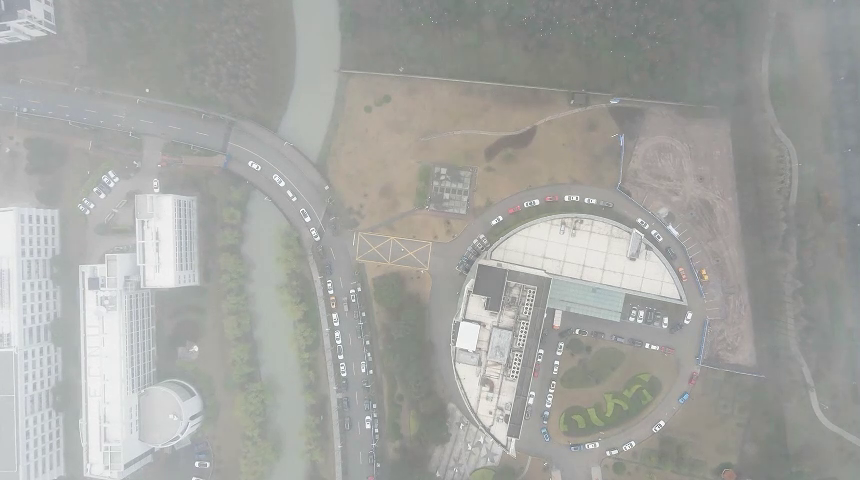
#> input picture frame 43 of haze-videos/1.mp4, 860 x 480 px
$ python dehaze_video.py
#> lines starting #> are read from the running program, lines starting #| are printed output that depends on the picture; after the words box and inside, x2 and y2 are one past the last pixel; in counts of white or black regions, pixels touching at a corner belong together
#> further down, frame is the input picture: shape (480, 860, 3); mean B, G, R 162.2, 165.6, 164.8
import cv2
import math
import numpy as np
import sys

def apply_mask(matrix, mask, fill_value):
    #print("MATRIX=", matrix)
    #print("mask=\n" ,mask)
    #print("fill value=\n", fill_value)

    masked = np.ma.array(matrix, mask=mask, fill_value=fill_value)
    print('MASKED=',masked)
    return masked.filled()

def apply_threshold(matrix, low_value=255, high_value=255):
    low_mask = matrix < low_value
    print("low mask=",low_mask)

    matrix = apply_mask(matrix, low_mask, low_value)
    print('Low MASK->',low_mask,'\nMatrix->',matrix)

    high_mask = matrix > high_value
    matrix = apply_mask(matrix, high_mask, high_value)

    return matrix

def simplest_cb(img, percent):
#> called with percent = 1
    assert img.shape[2] == 3
    assert percent > 0 and percent < 100
    print("shape of image = ", img.shape[2])
#| shape of image =  3

    half_percent = percent / 200.0
    print('HALF PERCENT->',half_percent)

    channels = cv2.split(img)
    print('Channels->\n',channels)
#> (printed output is left out)
    print('Shape->',channels[0].shape)
#| Shape-> (480, 860)
    print('Shape of channels->',len(channels[2]))
#| Shape of channels-> 480

    out_channels = []
    for channel in channels:
        assert len(channel.shape) == 2

	# find the low and high precentile values (based on the input percentile)
        height, width = channel.shape
        vec_size = width * height
        flat = channel.reshape(vec_size)
        print('vec=',vec_size,'\nFlat=',flat)
        assert len(flat.shape) == 1

        flat = np.sort(flat)

        n_cols = flat.shape[0]
        print("Number of columns = ", n_cols)

        low_val  = flat[math.floor(n_cols * half_percent)]
        high_val = flat[math.ceil( n_cols * (1.0 - half_percent))]

        print("Lowval: ", low_val)
        print("Highval: ", high_val)
        print(flat[60])
        print(flat[11940])


        # saturate below the low percentile and above the high percentile
        thresholded = apply_threshold(channel, low_val, high_val)
        # scale the channel
        normalized = cv2.normalize(thresholded, thresholded.copy(), 0, 255, cv2.NORM_MINMAX)
        out_channels.append(normalized)
#> this loop made 3 passes
#> (low_val, high_val) on passes 1 to 3: (122, 240), (126, 239), (120, 239)
#> (printed output is left out)
#> pass 1, in apply_threshold, `low_mask = matrix < low_value`:
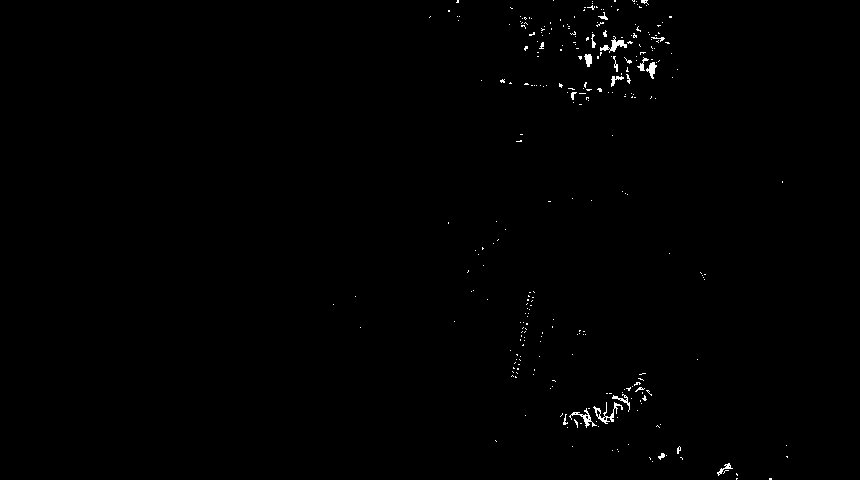
#> low_mask: shape (480, 860) bool; 0.47% white in thin lines or dots, all inside (x1, y1, x2, y2) = (333, 0, 788, 480)
#> pass 1, in apply_mask, `masked = np.ma.array(matrix, mask=mask, fill_value=fill_value)`:
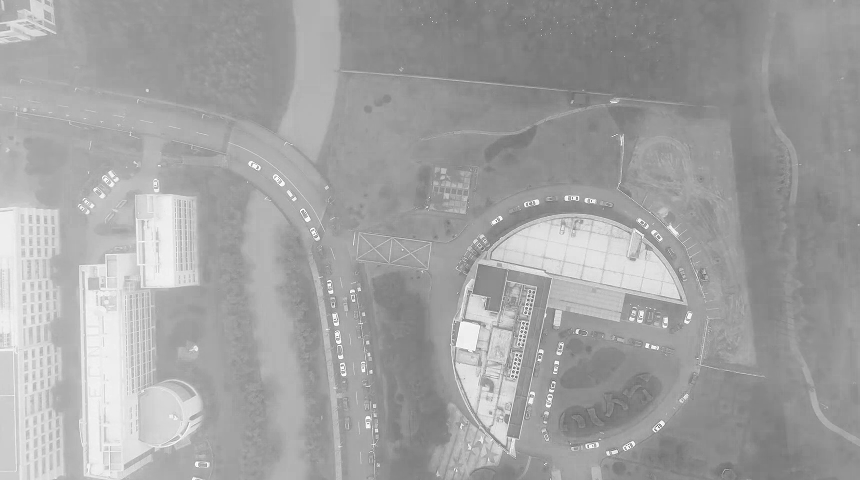
#> masked: shape (480, 860); min 93, max 255, mean 162.2
#> pass 1, in apply_threshold, `high_mask = matrix > high_value`:
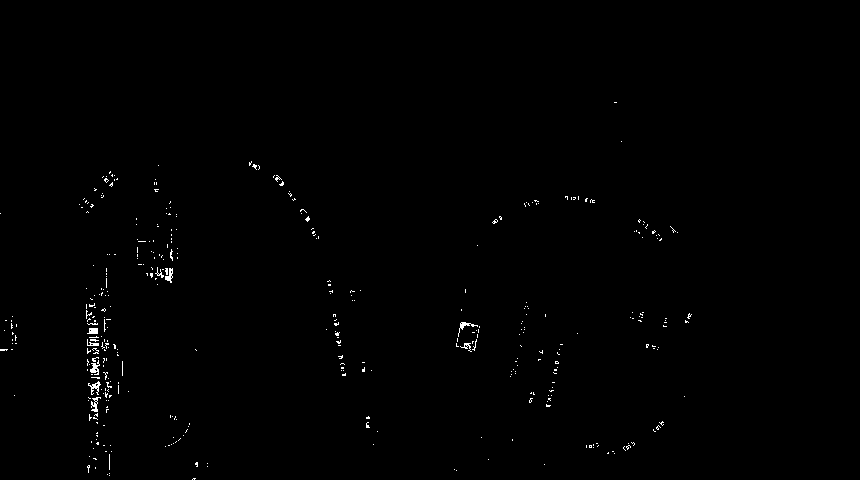
#> high_mask: shape (480, 860) bool; 0.49% white in thin lines or dots, all inside (x1, y1, x2, y2) = (0, 102, 692, 480)
#> after the loop:
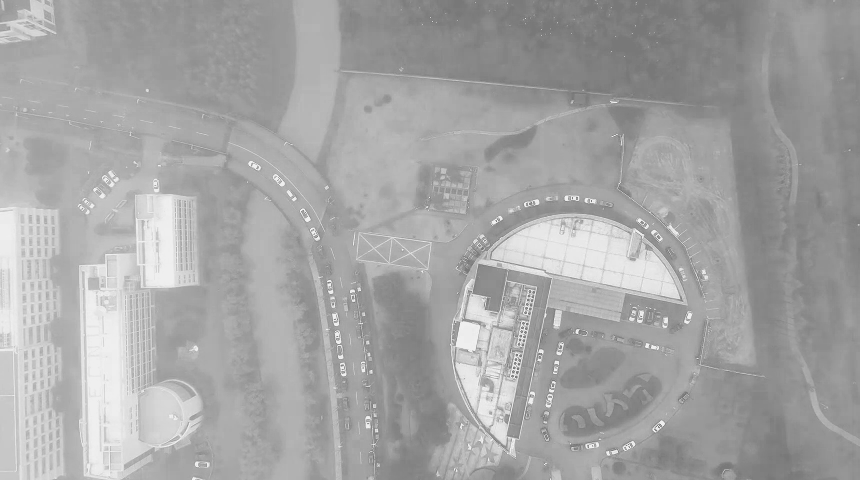
#> thresholded: shape (480, 860); min 120, max 239, mean 164.8
#> after the loop, out_channels = 3 items

    return cv2.merge(out_channels)
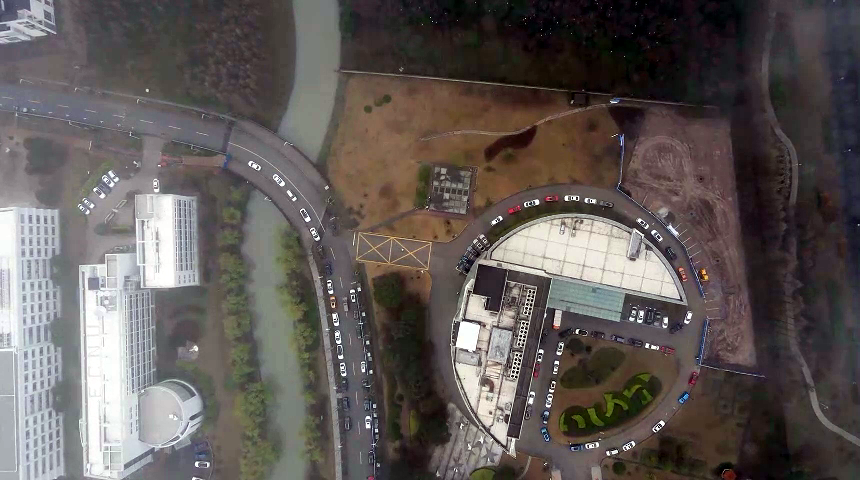
#> returned value: shape (480, 860, 3); mean of channels 0, 1, 2 86.8, 89.3, 96; drawn as B, G, R


if __name__ == '__main__':
    cap = cv2.VideoCapture(r'haze-videos\1.mp4')

    if not cap.isOpened():
        print("Error: Could not open video.")
        exit()

    while True:
        ret, frame = cap.read()
        if not ret:
            print("End of video stream or failure.")
            break

        out = simplest_cb(frame, 1)

        cv2.imshow("Before", frame)
        cv2.imshow("After", out)

        if cv2.waitKey(1) & 0xFF == ord('q'):  # 按'q'键退出循环
#> (key q is pressed here)
            break

    cap.release()
    cv2.destroyAllWindows()

$ run again, starting later in the video
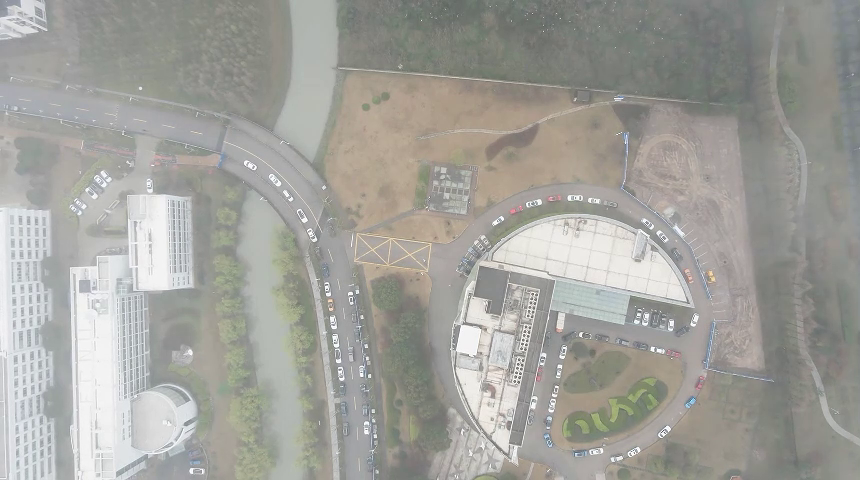
#> input picture frame 193 of haze-videos/1.mp4, 860 x 480 px
#> frame is the input picture: shape (480, 860, 3); mean B, G, R 155.7, 161.2, 161.7
#| shape of image =  3
#> (printed output is left out)
#| Shape-> (480, 860)
#| Shape of channels-> 480
#> the loop in simplest_cb, `for channel in channels:` made 3 passes
#> low_val on passes 1 to 3: 107, 113, 108
#> (printed output is left out)
#> pass 1, in apply_threshold, `low_mask = matrix < low_value`:
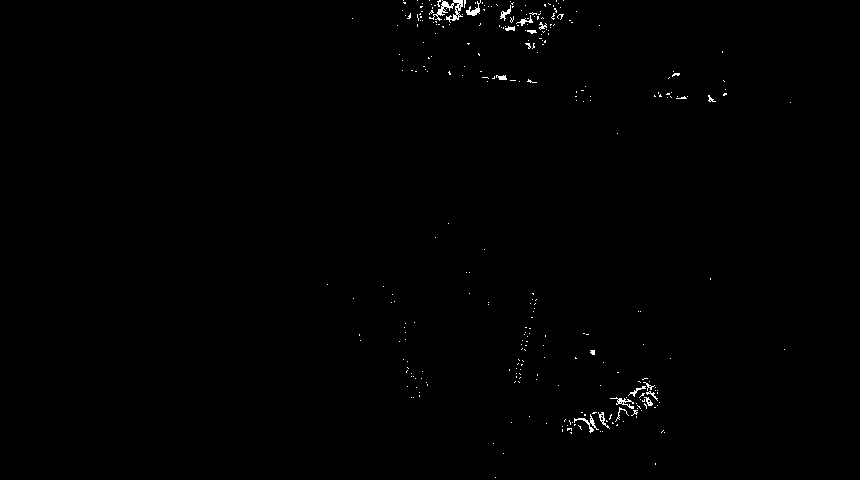
#> low_mask: shape (480, 860) bool; 0.44% white in thin lines or dots, all inside (x1, y1, x2, y2) = (327, 0, 791, 478)
#> after the loop in simplest_cb, `for channel in channels:`: out_channels = 3 items
#> in simplest_cb, `return cv2.merge(out_channels)`:
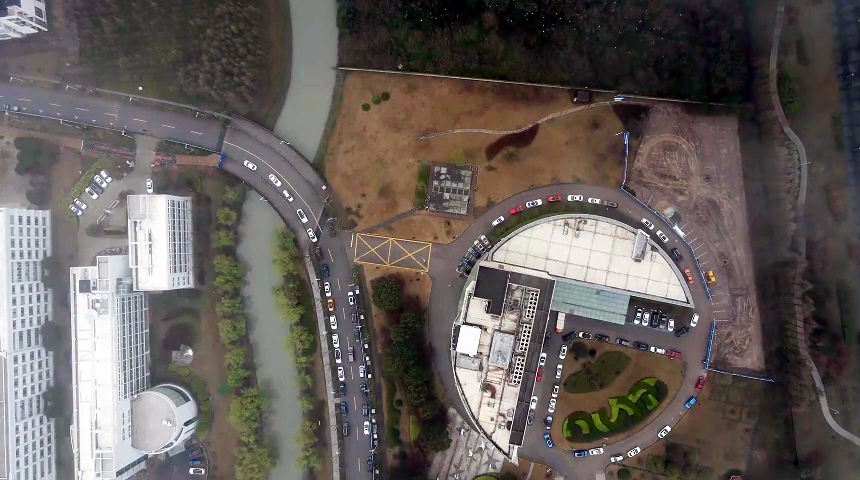
#> returned value: shape (480, 860, 3); mean of channels 0, 1, 2 90.7, 93.8, 100.7; drawn as B, G, R

$ run again, starting later in the video
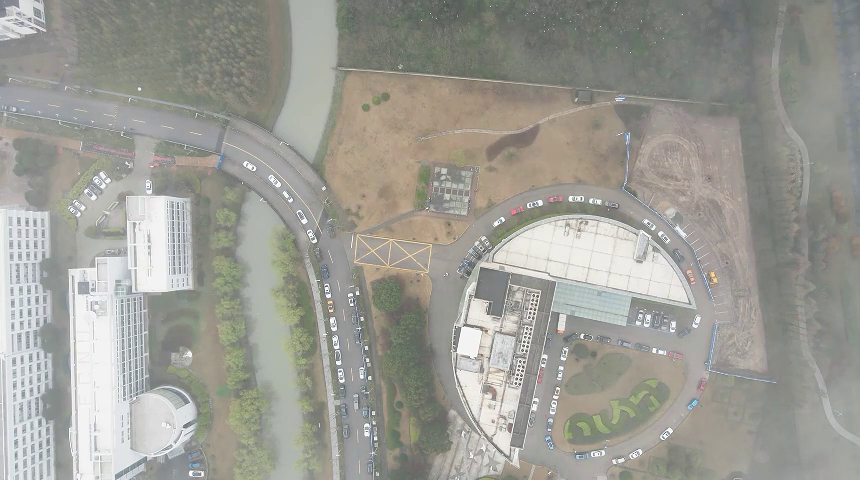
#> input picture frame 344 of haze-videos/1.mp4, 860 x 480 px
#> frame is the input picture: shape (480, 860, 3); mean B, G, R 149.1, 156.2, 156.7
#| shape of image =  3
#> (printed output is left out)
#| Shape-> (480, 860)
#| Shape of channels-> 480
#> the loop in simplest_cb, `for channel in channels:` made 3 passes
#> (low_val, high_val) on passes 1 to 3: (95, 245), (104, 244), (98, 244)
#> (printed output is left out)
#> pass 1, in apply_threshold, `low_mask = matrix < low_value`:
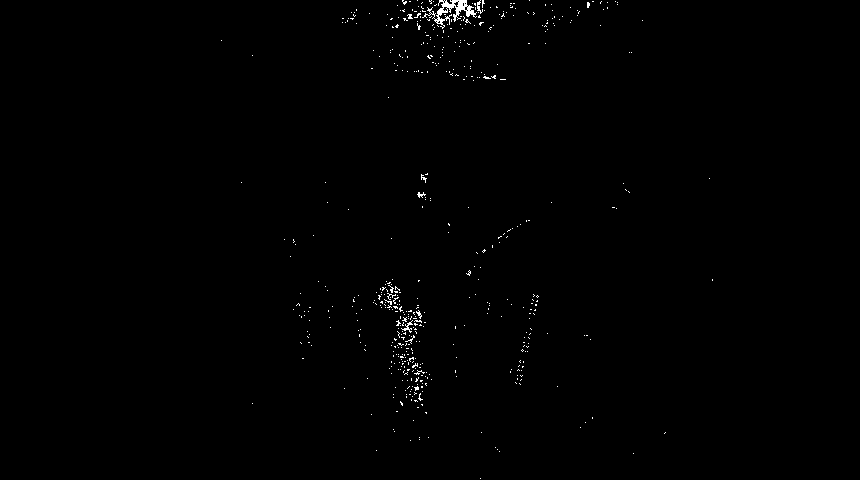
#> low_mask: shape (480, 860) bool; 0.48% white in thin lines or dots, all inside (x1, y1, x2, y2) = (221, 0, 713, 479)
#> after the loop in simplest_cb, `for channel in channels:`: out_channels = 3 items
#> in simplest_cb, `return cv2.merge(out_channels)`:
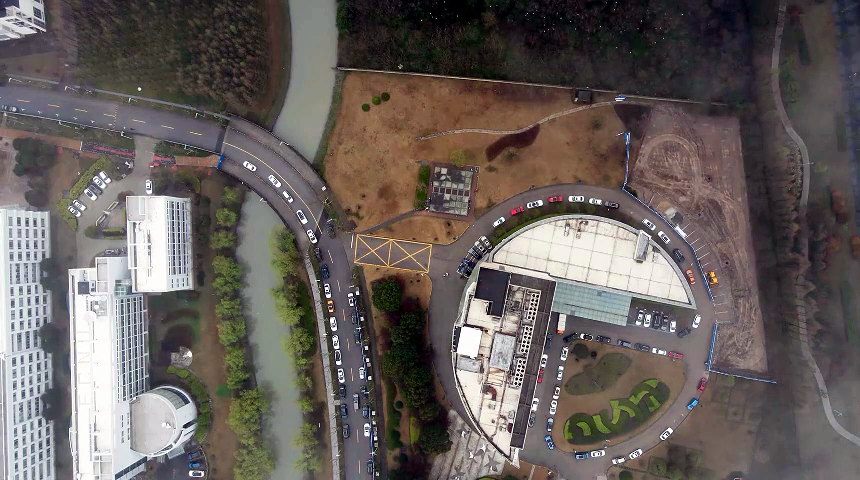
#> returned value: shape (480, 860, 3); mean of channels 0, 1, 2 92, 95, 102.5; drawn as B, G, R
